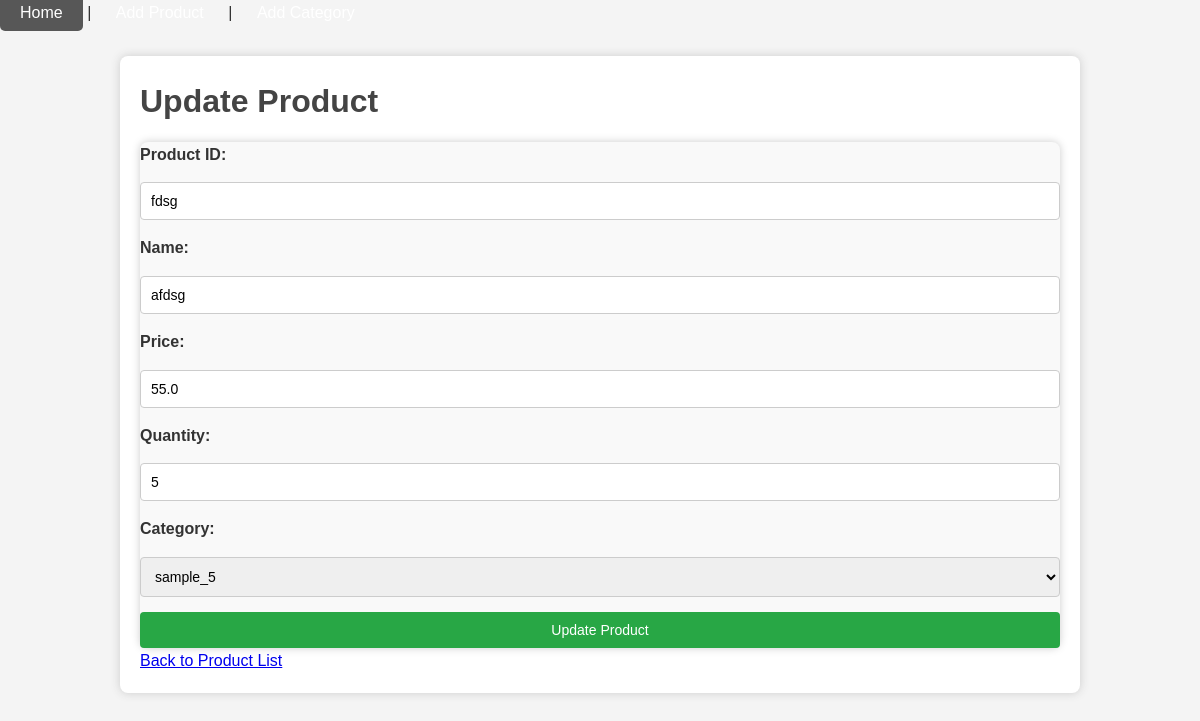
Page /update_product/fdsg on the committed database.
### models/db.py (models this page shows, shortened)
class Product(db.Model):
    __tablename__ = 'products'
    product_id = db.Column(db.String(50), primary_key=True)  # Use product_id as PK
    name = db.Column(db.String(100), nullable=False)
    price = db.Column(db.Float, nullable=False)
    quantity = db.Column(db.Integer, nullable=False)
    category_id = db.Column(db.Integer, db.ForeignKey('categories.id'), nullable=False)

class Category(db.Model):
    __tablename__ = 'categories'
    id = db.Column(db.Integer, primary_key=True)
    name = db.Column(db.String(50), unique=True, nullable=False)
    description = db.Column(db.String(200), nullable=True)
    products = db.relationship('Product', backref='category', lazy=True)

### main.py (the view, shortened to what this page needs)
@app.route('/update_product/<string:product_id>', methods=['GET', 'POST'])
def update_product(product_id):
    product = Product.query.get_or_404(product_id)
    categories = Category.query.all()
    return render_template('update_product.html', product=product, categories=categories)

### templates/update_product.html (shortened to what this page needs)
{% extends "base.html" %}
{% block content %}
<h1>Update Product</h1>
<form method="POST" action="{{ url_for('update_product', product_id=product.product_id) }}">
    <label>Product ID:</label>
    <input type="text" name="product_id" value="{{ product.product_id }}" readonly required>
    <label>Name:</label>
    <input type="text" name="name" value="{{ product.name }}" required>
    <label>Price:</label>
    <input type="number" name="price" step="0.01" value="{{ product.price }}" required>
    <label>Quantity:</label>
    <input type="number" name="quantity" value="{{ product.quantity }}" required>
    <label>Category:</label>
    <select name="category" required>
        {% for category in categories %}
        <option value="{{ category.id }}" {% if category.id == product.category_id %} selected {% endif %}>
            {{ category.name }}
        </option>
        {% endfor %}
    </select>
    <button type="submit" class="btn btn-success">Update Product</button>
</form>
<a href="{{ url_for('index') }}" class="btn btn-secondary mt-3">Back to Product List</a>
{% endblock %}

### static/styles.css (style rules this page uses)
* { box-sizing: border-box; margin: 0; padding: 0; font-family: Arial, sans-serif; }
body { background-color: #f4f4f4; color: #333; line-height: 1.6; margin: 0; padding: 0; }
h1, h2, h3 { margin-bottom: 15px; color: #444; }
form { display: flex; flex-direction: column; gap: 15px; background: #f9f9f9; border-radius: 8px; box-shadow: 0 0 8px #ccc; }
form label { font-weight: bold; }
form input, form select, form button { padding: 10px; font-size: 14px; border: 1px solid #ccc; border-radius: 4px; }
form button { background: #28a745; color: #fff; border: none; cursor: pointer; transition: background 0.3s; }

### rows in the picture
Product: product_id "fdsg", name "afdsg", price "55.0", quantity "5", category "sample_5"
